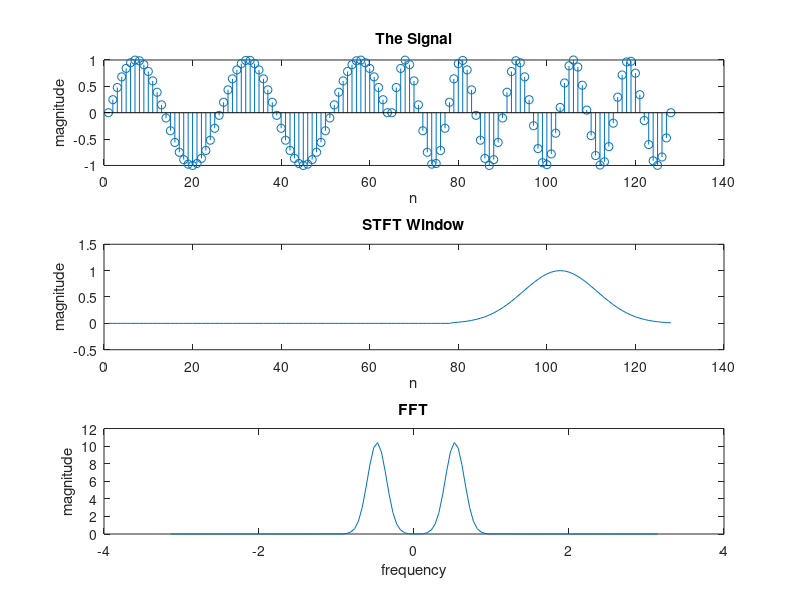
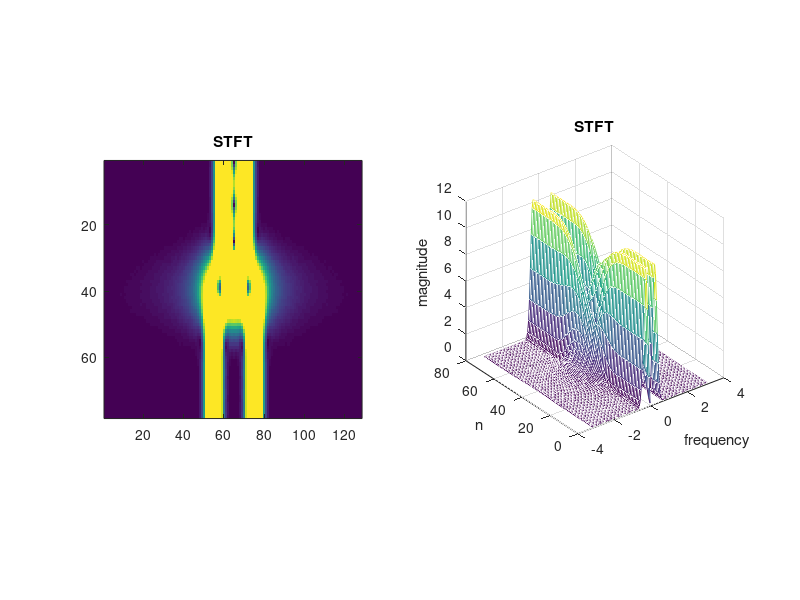

Write the MATLAB code that produced these figures, in order.
clc
clear
close all

%% simulate the input signal
SignalLength = 128;
t = rescale(1:SignalLength/2,0,5*pi);
x1 = sin(t);
x2 = sin(2*t);
x = [x1,x2];

%x = randn(1,128);

figure(1);
subplot(3,1,1); stem(x); title('The Signal');
xlabel('n');
ylabel('magnitude');

%% setup STFT window

w = zeros(size(x));
h = 50;

% palse window
%w(1:h) = 1;

% gaussian window
w(1:h) = gaussmf(1:h,[h/6,h/2]);


%% STFT calculation
f = rescale(1:SignalLength,-pi,pi);
mySTFT = zeros(length(w)-h, length(x));
for k = 1:length(w)-h
    w2 = circshift(w,k);
    
    F = fft(w2.*x);
    F = fftshift(F);
    M = abs(F);
    
    mySTFT(k,:) = M;

    subplot(3,1,2);
    plot(w2);
    ylim([-0.5,1.5]);
    title('STFT Window');
    xlabel('n');
    ylabel('magnitude');
    
    subplot(3,1,3);
    plot(f,M);
    title('FFT');
    xlabel('frequency');
    ylabel('magnitude');
    
    drawnow;
    
    pause(0.1);
end

figure(2);
subplot(1,2,1);
image(mySTFT*255/max(mySTFT(:)));
axis square;
title('STFT');

subplot(1,2,2);
[XX,YY] = meshgrid(f,1:length(w)-h);
mesh(XX,YY,mySTFT);
title('STFT');
xlabel('frequency');
ylabel('n');
zlabel('magnitude');
axis square;

